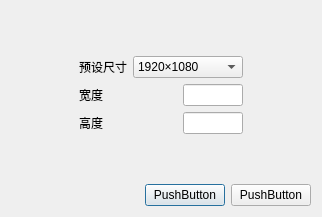
<?xml version="1.0" encoding="UTF-8"?>
<ui version="4.0">
 <class>Dialog</class>
 <widget class="QDialog" name="Dialog">
  <property name="geometry">
   <rect>
    <x>0</x>
    <y>0</y>
    <width>322</width>
    <height>217</height>
   </rect>
  </property>
  <property name="windowTitle">
   <string>Dialog</string>
  </property>
  <layout class="QVBoxLayout" name="verticalLayout">
   <item>
    <spacer name="verticalSpacer">
     <property name="orientation">
      <enum>Qt::Vertical</enum>
     </property>
     <property name="sizeHint" stdset="0">
      <size>
       <width>20</width>
       <height>40</height>
      </size>
     </property>
    </spacer>
   </item>
   <item>
    <layout class="QHBoxLayout" name="horizontalLayout_3">
     <item>
      <spacer name="horizontalSpacer_3">
       <property name="orientation">
        <enum>Qt::Horizontal</enum>
       </property>
       <property name="sizeHint" stdset="0">
        <size>
         <width>40</width>
         <height>20</height>
        </size>
       </property>
      </spacer>
     </item>
     <item>
      <layout class="QVBoxLayout" name="verticalLayout_2">
       <item>
        <layout class="QHBoxLayout" name="horizontalLayout_2">
         <item>
          <widget class="QLabel" name="label">
           <property name="text">
            <string>预设尺寸</string>
           </property>
          </widget>
         </item>
         <item>
          <widget class="QComboBox" name="comboBox">
           <property name="minimumSize">
            <size>
             <width>110</width>
             <height>0</height>
            </size>
           </property>
           <item>
            <property name="text">
             <string>1920×1080</string>
            </property>
           </item>
           <item>
            <property name="text">
             <string>1024×1024</string>
            </property>
           </item>
           <item>
            <property name="text">
             <string>1280×720</string>
            </property>
           </item>
           <item>
            <property name="text">
             <string>512×512</string>
            </property>
           </item>
           <item>
            <property name="text">
             <string>256×256</string>
            </property>
           </item>
           <item>
            <property name="text">
             <string>64×64</string>
            </property>
           </item>
          </widget>
         </item>
        </layout>
       </item>
       <item>
        <layout class="QHBoxLayout" name="horizontalLayout_4">
         <item>
          <widget class="QLabel" name="label_2">
           <property name="text">
            <string>宽度</string>
           </property>
          </widget>
         </item>
         <item>
          <widget class="QLineEdit" name="lineEdit">
           <property name="minimumSize">
            <size>
             <width>60</width>
             <height>0</height>
            </size>
           </property>
           <property name="maximumSize">
            <size>
             <width>60</width>
             <height>16777215</height>
            </size>
           </property>
          </widget>
         </item>
        </layout>
       </item>
       <item>
        <layout class="QHBoxLayout" name="horizontalLayout_5">
         <item>
          <widget class="QLabel" name="label_3">
           <property name="text">
            <string>高度</string>
           </property>
          </widget>
         </item>
         <item>
          <widget class="QLineEdit" name="lineEdit_2">
           <property name="minimumSize">
            <size>
             <width>60</width>
             <height>0</height>
            </size>
           </property>
           <property name="maximumSize">
            <size>
             <width>60</width>
             <height>16777215</height>
            </size>
           </property>
          </widget>
         </item>
        </layout>
       </item>
      </layout>
     </item>
     <item>
      <spacer name="horizontalSpacer_2">
       <property name="orientation">
        <enum>Qt::Horizontal</enum>
       </property>
       <property name="sizeHint" stdset="0">
        <size>
         <width>40</width>
         <height>20</height>
        </size>
       </property>
      </spacer>
     </item>
    </layout>
   </item>
   <item>
    <spacer name="verticalSpacer_2">
     <property name="orientation">
      <enum>Qt::Vertical</enum>
     </property>
     <property name="sizeHint" stdset="0">
      <size>
       <width>20</width>
       <height>40</height>
      </size>
     </property>
    </spacer>
   </item>
   <item>
    <layout class="QHBoxLayout" name="horizontalLayout">
     <item>
      <spacer name="horizontalSpacer">
       <property name="orientation">
        <enum>Qt::Horizontal</enum>
       </property>
       <property name="sizeHint" stdset="0">
        <size>
         <width>40</width>
         <height>20</height>
        </size>
       </property>
      </spacer>
     </item>
     <item>
      <widget class="QPushButton" name="pushButton_2">
       <property name="text">
        <string>PushButton</string>
       </property>
      </widget>
     </item>
     <item>
      <widget class="QPushButton" name="pushButton">
       <property name="text">
        <string>PushButton</string>
       </property>
      </widget>
     </item>
    </layout>
   </item>
  </layout>
 </widget>
 <resources/>
 <connections/>
</ui>
